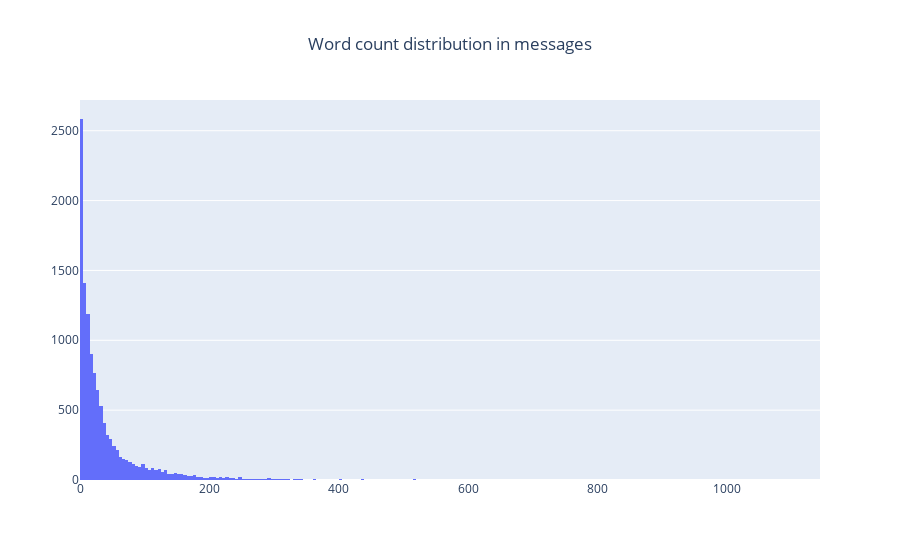

The notebook cell this image was saved under:
### Code cell
# Visualizing the distribution of word counts in the content of messages from the forum
# This invocation of the word_count_distr_graph function uses the word_counts_content data,
# which contains the word count for each cleaned content entry in the dataset.

# The title 'Word count distribution in messages' clearly describes the purpose of the histogram,
# indicating that the visualization aims to show how word counts are distributed across the messages in the forum.
# This helps in understanding not only the general length of the messages but also the variability and density of information within them.

# By using the previously defined function, we generate and display a histogram to visualize the frequency distribution of word counts in the messages.
word_count_distr_graph(word_counts_content, 'Word count distribution in messages')

### Figure 1 — Plotly figure (JSON) as saved in the notebook; plotly's stock layout.template omitted (floating-point values rounded to 4 significant figures; data arrays with more than 128 entries replaced by an {"elided": "..."} marker saying what was removed)
{"data": [{"type": "histogram", "x": {"elided": "11877 int values"}}], "layout": {"title": {"text": "Word count distribution in messages", "x": 0.5}}}
